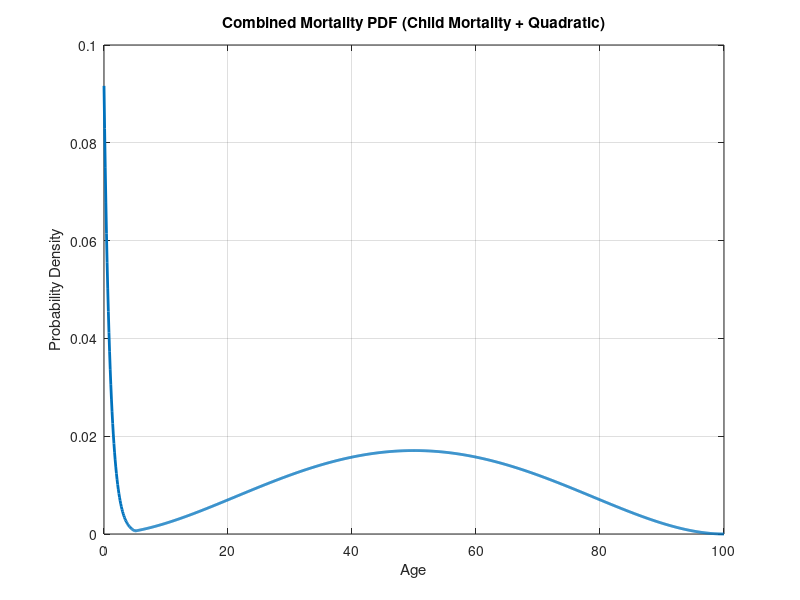
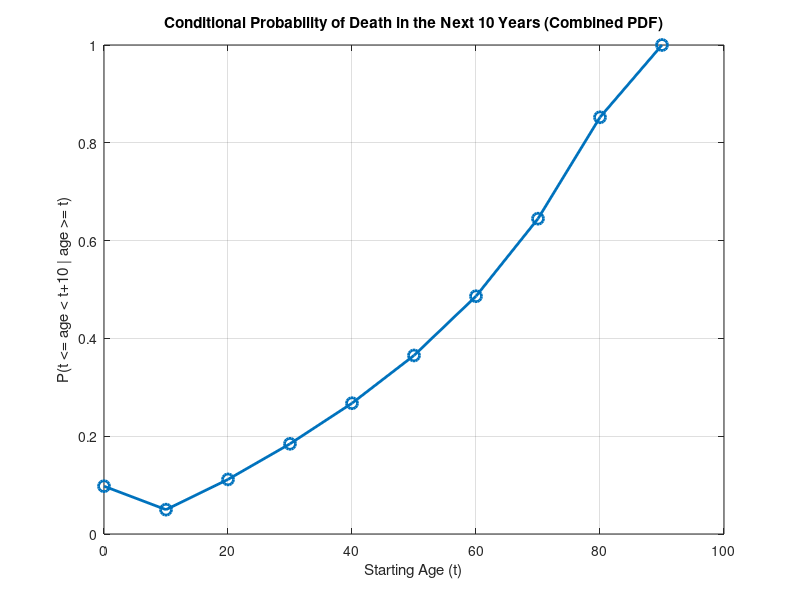

Here is the MATLAB script that generated these plots, in order:
% MORTALITY_MODEL_WITH_CHILD_MORTALITY
% This script:
% 1) Combines child mortality from a piecewise PDF with a quadratic PDF for older ages.
% 2) Normalizes the combined PDF.
% 3) Plots the combined PDF and conditional probabilities.

clc;
close all;

%--- Define the unnormalized combined PDF ---
combined_pdf = @(t) ( ...
    (0.1007 * exp(-t) .* (t >= 0 & t < 5)) + ...       % Child mortality component
    (3e-9 * t.^2 .* (100 - t).^2 .* (t >= 5 & t <= 100)) ... % Quadratic component
);

%--- Compute the normalization constant ---
total_integral = quad(combined_pdf, 0, 100);
normalization_constant = 1 / total_integral;

%--- Define the normalized combined PDF ---
mortality_pdf = @(t) normalization_constant * combined_pdf(t);

%--- Verify normalization ---
normalized_integral = quad(mortality_pdf, 0, 100);
disp(["Check total PDF integral (should be 1): ", num2str(normalized_integral)]);

%--- Plot the Combined PDF ---
ages = 0:0.1:100;  % Age range for plotting
pdf_values = arrayfun(mortality_pdf, ages);

figure;
plot(ages, pdf_values, 'LineWidth', 2);
title('Combined Mortality PDF (Child Mortality + Quadratic)');
xlabel('Age');
ylabel('Probability Density');
grid on;

%--- Calculate Conditional Probabilities ---
% Conditional probability: P(t <= age < t+10 | age >= t)
interval = 10;  % Interval width
age_start = 0:10:90;  % Start of each interval
conditional_probs = zeros(size(age_start));  % Placeholder for results

for i = 1:length(age_start)
    t = age_start(i);
    num = quad(mortality_pdf, t, t + interval);     % Numerator: P(t <= age < t+10)
    den = quad(mortality_pdf, t, 100);              % Denominator: P(age >= t)
    conditional_probs(i) = num / den;               % Conditional probability
end

%--- Plot Conditional Probabilities ---
figure;
plot(age_start, conditional_probs, '-o', 'LineWidth', 2, 'MarkerSize', 8);
title('Conditional Probability of Death in the Next 10 Years (Combined PDF)');
xlabel('Starting Age (t)');
ylabel('P(t <= age < t+10 | age >= t)');
grid on;

%--- Display Results ---
disp("Conditional probabilities of dying within the next 10 years given survival to age t:");
for i = 1:length(age_start)
    fprintf("  Age %2d to %3d: %.4f\n", age_start(i), age_start(i) + interval, conditional_probs(i));
end

